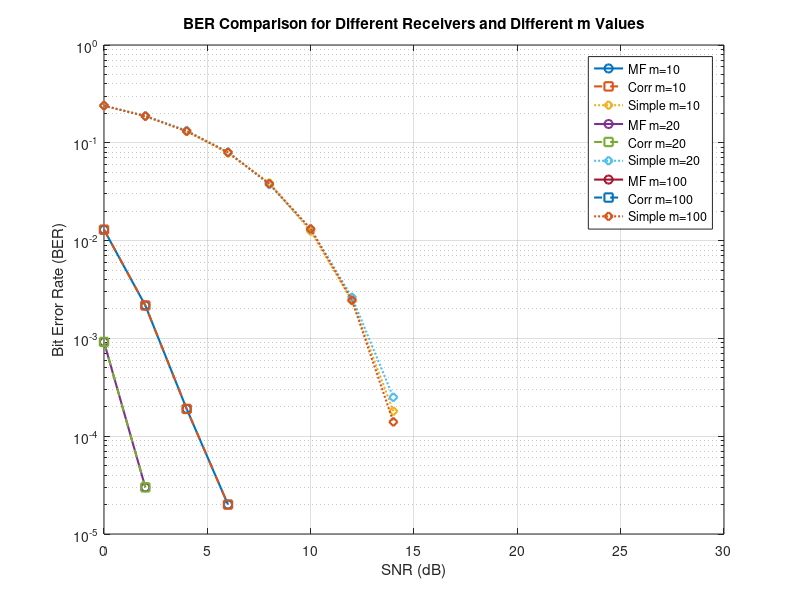

Recreate this plot in MATLAB.
clc;
clear;
close all;

%% =========================================================
% Part 1
% Performance of Matched Filter and Correlator Receivers
%% =========================================================

%% ================= Simulation Parameters =================

N = 1e5;                      % Number of bits
snr_db = 0:2:30;              % SNR range

% Different number of samples per bit
m_values = [10 20 100];

% Sampling instant (can be generalized later)
sampling_ratio = 1;

%% ================= Figure =================

figure;

%% =========================================================
% Loop over different m values
%% =========================================================

for mm = 1:length(m_values)

    %% ================= Current m =================

    m = m_values(mm);

    sampling_index = sampling_ratio * m;

    %% ================= Bit Generation =================

    bits = randi([0 1], 1, N);

    %% ================= Signal Waveforms =================

    % User-defined waveforms
    s1 = ones(1, m);          % Rectangular pulse
    s2 = zeros(1, m);         % Zero signal

    %% ================= Signal Power =================

    E1 = sum(s1.^2);
    E2 = sum(s2.^2);

    signal_power = mean(s1.^2);

    fprintf('\n============================\n');
    fprintf('m = %d\n', m);
    fprintf('Signal Energy E1 = %.2f\n', E1);
    fprintf('Signal Power = %.2f\n', signal_power);

    %% ================= Waveform Generation =================

    tx_signal = repelem(bits, m);

    %% ================= Receiver Parameters =================

    % Correlator signal
    g = s1 - s2;

    % Repeat g for all bits
    g_rep = repmat(g, 1, N);

    % Matched filter impulse response
    h_mf = fliplr(g);

    % Threshold
    threshold = (E1 - E2) / 2;

    %% ================= BER Initialization =================

    BER_MF      = zeros(size(snr_db));
    BER_corr    = zeros(size(snr_db));
    BER_simple  = zeros(size(snr_db));

    %% =====================================================
    % Main SNR Loop
    %% =====================================================

    for k = 1:length(snr_db)

        %% ================= Channel =================

        rx_signal = awgn(tx_signal, snr_db(k), 'measured');

        %% =================================================
        % Matched Filter Receiver
        %% =================================================

        mf_output = conv(rx_signal, h_mf);

        sampled_output = mf_output(sampling_index:m:N*m);

        detected_bits_mf = sampled_output > threshold;

        BER_MF(k) = sum(xor(bits, detected_bits_mf)) / N;

        %% =================================================
        % Correlator Receiver
        %% =================================================

        corr_product = rx_signal .* g_rep;

        corr_matrix = reshape(corr_product, m, N);

        corr_output = sum(corr_matrix, 1);

        detected_bits_corr = corr_output > threshold;

        BER_corr(k) = sum(xor(bits, detected_bits_corr)) / N;

        %% =================================================
        % Simple Detector
        %% =================================================

        sampled_simple = rx_signal(m:m:end);

        detected_bits_simple = sampled_simple > 0.5;

        BER_simple(k) = sum(xor(bits, detected_bits_simple)) / N;

    end

    %% =====================================================
    % Plot BER Curves
    %% =====================================================

    semilogy(snr_db, BER_MF, '-o', 'LineWidth', 1.5);
    hold on;

    semilogy(snr_db, BER_corr, '--s', 'LineWidth', 1.5);

    semilogy(snr_db, BER_simple, ':d', 'LineWidth', 1.5);

end

%% ================= Plot Formatting =================

xlabel('SNR (dB)');
ylabel('Bit Error Rate (BER)');

title('BER Comparison for Different Receivers and Different m Values');

legend( ...
    'MF m=10', ...
    'Corr m=10', ...
    'Simple m=10', ...
    'MF m=20', ...
    'Corr m=20', ...
    'Simple m=20', ...
    'MF m=100', ...
    'Corr m=100', ...
    'Simple m=100' ...
    );

grid on;

%% =========================================================
% Near Error-Free SNR Estimation
%% =========================================================

fprintf('\n============================\n');
fprintf('Observe BER curves to determine near error-free SNR.\n');
fprintf('Typically BER approaches zero around high SNR values.\n');
